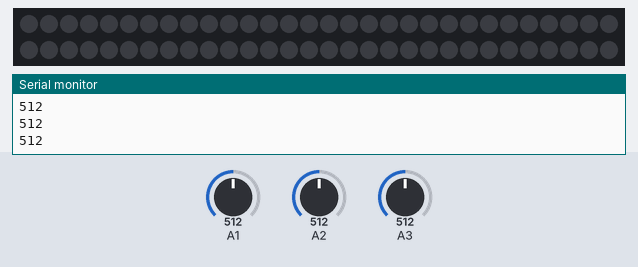
Recording of a sketch running on a simulated Arduino Uno, built with avr-gcc and run on an emulated ATmega328P. Shown: 60 RGB LEDs in strip order, left to right, continuing on the next row, the last lines printed to the serial monitor. The test bench sets the inputs (shaded band); at power-on: A1 = 512, A2 = 512, A3 = 512.

Above: at 3.2 s.
3.3 s: A1 set to 716
At 4.5 s:
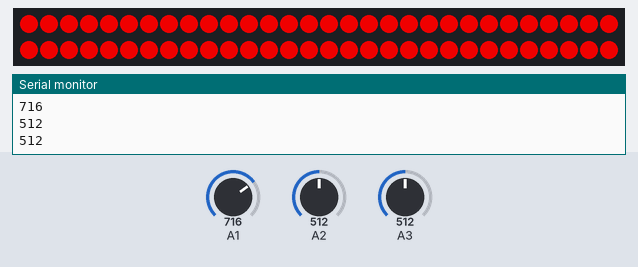
4.9 s: A2 set to 900
At 5.9 s:
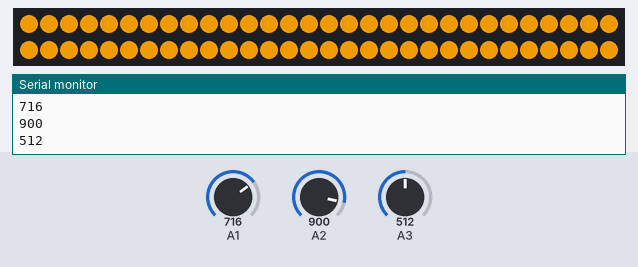
6.9 s: A3 set to 122
At 8.4 s:
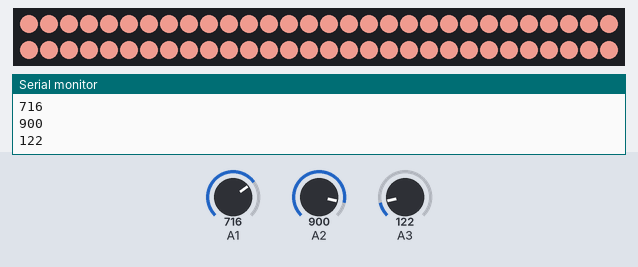
8.8 s: A2 set to 1023
At 9.8 s:
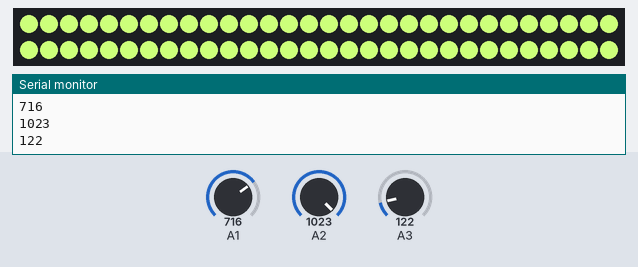
10.8 s: A3 set to 511
At 12.4 s:
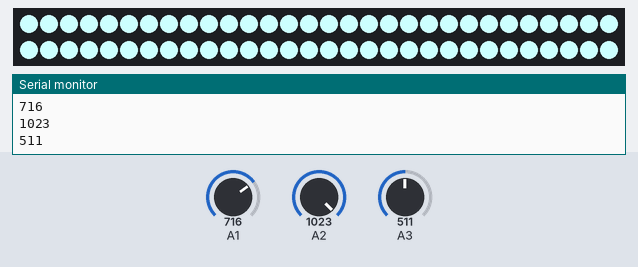
12.8 s: A1 set to 306
At 13.8 s:
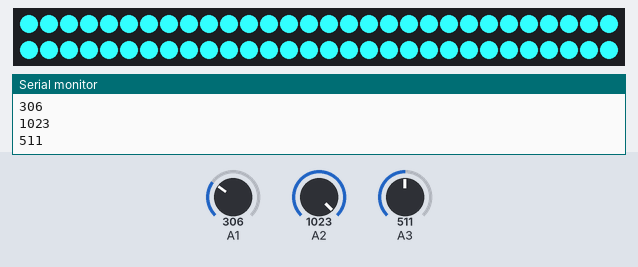
Timing chart, 0 to 15.7 s (numbered marks = the images above; inputs shaded):
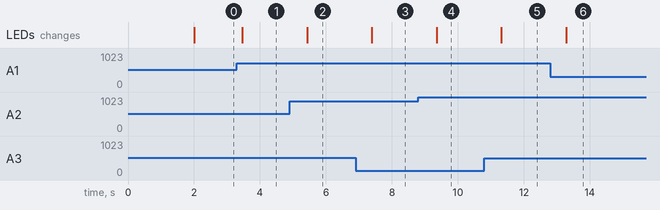

The sketch:

RGBCalibrate.ino
```cpp
#include <FastLED.h>
int PA1;
int PA2;
int PA3;
////////////////////////////////////////////////////////////////////////////////////////////////////
//
// RGB Calibration code
//
// Use this sketch to determine what the RGB ordering for your chipset should be.  Steps for setting up to use:

// * Uncomment the line in setup that corresponds to the LED chipset that you are using.  (Note that they
//   all explicitly specify the RGB order as RGB)
// * Define DATA_PIN to the pin that data is connected to.
// * (Optional) if using software SPI for chipsets that are SPI based, define CLOCK_PIN to the clock pin
// * Compile/upload/run the sketch

// You should see six leds on.  If the RGB ordering is correct, you should see 1 red led, 2 green
// leds, and 3 blue leds.  If you see different colors, the count of each color tells you what the
// position for that color in the rgb orering should be.  So, for example, if you see 1 Blue, and 2
// Red, and 3 Green leds then the rgb ordering should be BRG (Blue, Red, Green).

// You can then test this ordering by setting the RGB ordering in the addLeds line below to the new ordering
// and it should come out correctly, 1 red, 2 green, and 3 blue.
//
//////////////////////////////////////////////////

#define NUM_LEDS 60

// Data pin that led data will be written out over
#define DATA_PIN 6
// Clock pin only needed for SPI based chipsets when not using hardware SPI
//#define CLOCK_PIN 8

CRGB leds[NUM_LEDS];

void setup() {
	// sanity check delay - allows reprogramming if accidently blowing power w/leds
   	delay(2000);
    Serial.begin(9600);
      // Uncomment one of the following lines for your leds arrangement.
      // FastLED.addLeds<TM1803, DATA_PIN, RGB>(leds, NUM_LEDS);
      // FastLED.addLeds<TM1804, DATA_PIN, RGB>(leds, NUM_LEDS);
      // FastLED.addLeds<TM1809, DATA_PIN, RGB>(leds, NUM_LEDS);
       FastLED.addLeds<WS2811, DATA_PIN, RGB>(leds, NUM_LEDS);
      // FastLED.addLeds<WS2812, DATA_PIN, RGB>(leds, NUM_LEDS);
      // FastLED.addLeds<WS2812B, DATA_PIN, GRB>(leds, NUM_LEDS);
      // FastLED.setBrightness(CRGB(255,255,255));
      // FastLED.addLeds<GW6205, DATA_PIN, RGB>(leds, NUM_LEDS);
      // FastLED.addLeds<GW6205_400, DATA_PIN, RGB>(leds, NUM_LEDS);
      // FastLED.addLeds<UCS1903, DATA_PIN, RGB>(leds, NUM_LEDS);
      // FastLED.addLeds<UCS1903B, DATA_PIN, RGB>(leds, NUM_LEDS);

      // FastLED.addLeds<WS2801, RGB>(leds, NUM_LEDS);
      // FastLED.addLeds<SM16716, RGB>(leds, NUM_LEDS);
      //FastLED.addLeds<LPD8806, 9, 10, RGB>(leds, NUM_LEDS);

      // FastLED.addLeds<WS2801, DATA_PIN, CLOCK_PIN, RGB>(leds, NUM_LEDS);
      // FastLED.addLeds<SM16716, DATA_PIN, CLOCK_PIN, RGB>(leds, NUM_LEDS);
      // FastLED.addLeds<LPD8806, DATA_PIN, CLOCK_PIN, RGB>(leds, NUM_LEDS);
}

void loop() {
  PA1 = analogRead(A1);
  PA2 = analogRead(A2);
  PA3 = analogRead(A3);
  Serial.println(PA1);
  Serial.println(PA2);
  Serial.println(PA3);


  for(int i=0;i<=60;i++){
    leds[i]=CRGB(PA1,PA2,PA3);

   FastLED.show();
  }/*
   leds[0] = CRGB(255,0,0);
   leds[1] = CRGB(0,255,0);
   leds[2] = CRGB(0,255,0);
   leds[3] = CRGB(0,0,255);
   leds[4] = CRGB(0,0,255);
   leds[5] = CRGB(0,0,255);
   */
   delay(500);
}
```

Measured:
- after the input at 3.3 s, the LEDs: change after 0.16 s (image 1)
- after the input at 4.9 s, the LEDs: change after 0.53 s (image 2)
- after the input at 6.9 s, the LEDs: change after 0.49 s (image 3)
- after the input at 8.8 s, the LEDs: change after 0.55 s (image 4)
- after the input at 10.8 s, the LEDs: change after 0.52 s (image 5)
- after the input at 12.8 s, the LEDs: change after 0.48 s (image 6)
